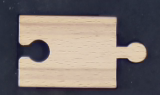
#> input picture straight_shape_2.png, 160 x 95 px
$ python 'Information Gather.py'
#> lines starting #> are read from the running program, lines starting #| are printed output that depends on the picture; after the words box and inside, x2 and y2 are one past the last pixel; in counts of white or black regions, pixels touching at a corner belong together
#> in DataGather, imgStraight is the input picture: shape (95, 160, 3); mean B, G, R 110.1, 112.6, 121
# -*- coding: utf-8 -*-
"""
Created on Wed Nov 18 10:01:46 2020

@author: RTodo
"""
import cv2 as cv
import numpy as np
from matplotlib import pyplot as plt

#Used for figures
ds=12

#Used for manual filterring
lower = np.array([0,0,195])
upper = np.array([26,70,255])

"""
FeatureExtraction: Extracts the features (area, perimeter, aspect ratio and match score) for all
contours sent
INPUTS: img_rgb: image, used for plotting on it
contour_filter: list of contours to consider
straightContour: contour of the model straight track for matching
OUTPUTS: area_list: list of contour areas
aspect_ratio_list: list of box aspect ratios
perimeter_list: list of contour perimeters
match_score_list: list of match scores
"""
# [63 lines left out: function FeatureExtraction, not called in this run]


"""
FilterContours: function to filter the required contours from all other contour appearing after the filtering
INPUTS: img_rgb: image used for plotting on it
contours: list of all contours found after filtering
hierarchy: Hierarchy of the found contours
OUTPUTS: contour_filter: list of all the needed contours
"""
# [16 lines left out: function FilterContours, not called in this run]

"""
Function to write the data into a txt file
"""
# [7 lines left out: function writeTXT, not called in this run]

"""
Function to get the straight contour from the model
"""
def straightShape(imgStraight):
    ksize=5
    img_rgb = cv.cvtColor(imgStraight, cv.COLOR_BGR2RGB)
    img_blur = cv.GaussianBlur(img_rgb,(ksize,ksize),0)
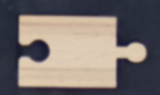
#> img_blur: shape (95, 160, 3); mean R, G, B 121, 112.6, 110.1
    img_hsv = cv.cvtColor(img_blur, cv.COLOR_RGB2HSV)
#> img_hsv: shape (95, 160, 3); mean H, S, V 71, 64.2, 129.9

    img_pro = cv.inRange(img_hsv, lower, upper)
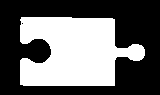
#> img_pro: shape (95, 160); 41.4% white; 1 white region
    contours,hierarchy = cv.findContours(img_pro,cv.RETR_TREE, cv.CHAIN_APPROX_SIMPLE)
#> contours = 2 contours, 1 with area under 20; largest, box (x1, y1, x2, y2) and area: (20, 17, 145, 86) 6084
    for i,contour in enumerate(contours):
        if hierarchy[0][i][3]==-1:
            return contour
#> this loop made 1 pass


"""
Main function
"""
def DataGather(isStraight, isLeft, isRight):
    imgStraight = cv.imread("straight_shape_2.png")
    #Get contour of the straight shape model
    straightContour = straightShape(imgStraight)
#> straightContour = contour of 74 points, box (x1, y1, x2, y2) (20, 17, 145, 86), area 6084
    #The range number shows how many pictures there are in the folder
    for i in range (5):
        #Blur ksize
        ksize=5
        #Reading and processing the image
        img=cv.imread("./images/straight/group5_correct/opencv_frame_"+str(i)+".png")
#> (the run stopped early here; a loop or call above may not have finished)

$ run again, with opencv_frame_1.png copied over straight_shape_2.png
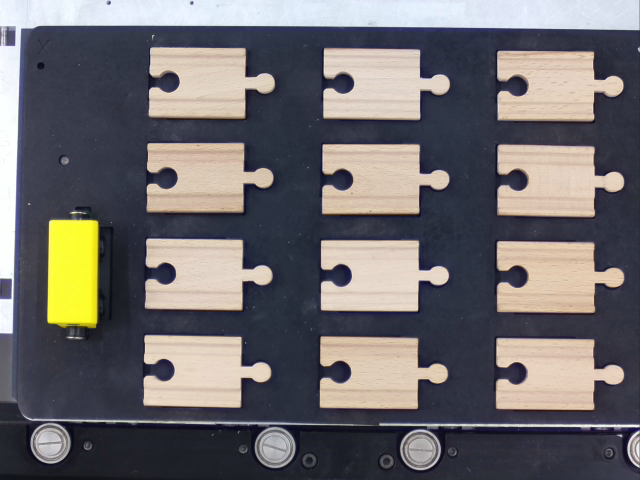
#> input picture opencv_frame_1.png, 640 x 480 px
#> in DataGather, imgStraight is the input picture: shape (480, 640, 3); mean B, G, R 109.6, 107.7, 111.2
#> in straightShape, `img_blur = cv.GaussianBlur(img_rgb,(ksize,ksize),0)`:
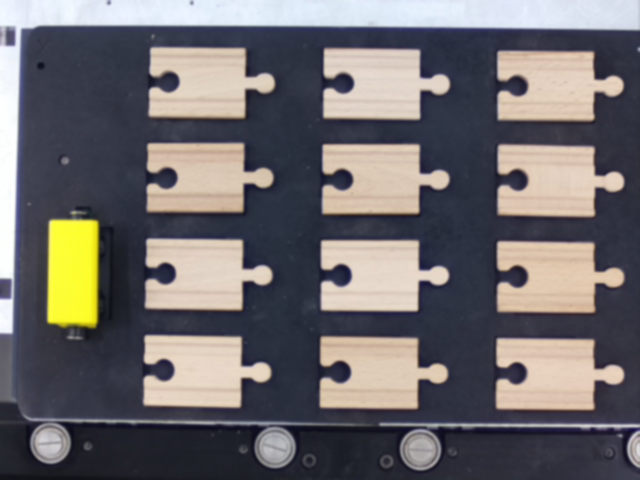
#> img_blur: shape (480, 640, 3); mean R, G, B 111.2, 107.7, 109.6
#> img_hsv: shape (480, 640, 3); mean H, S, V 87.2, 59.9, 122.9
#> in straightShape, `img_pro = cv.inRange(img_hsv, lower, upper)`:
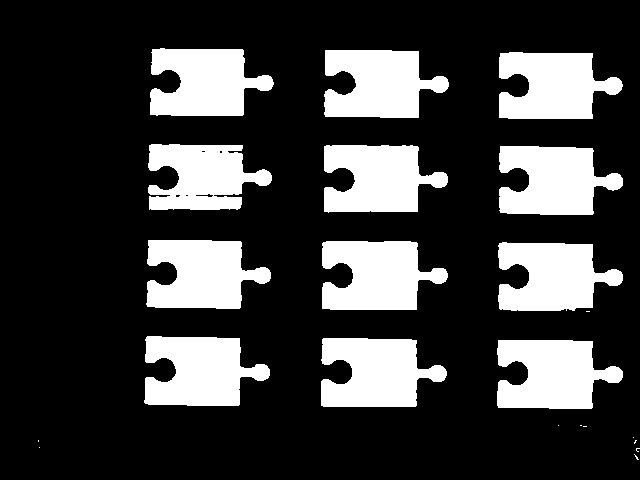
#> img_pro: shape (480, 640); 24.1% white; 22 white regions (10 under 20 px)
#> contours = 27 contours, 14 with area under 20; largest, box (x1, y1, x2, y2) and area: (497, 340, 623, 409) 6112, (322, 241, 448, 310) 6108, (321, 338, 447, 407) 6100, (144, 336, 270, 406) 6094, (146, 240, 271, 309) 5997
#> the loop in straightShape, `for i,contour in enumerate(contours):` made 1 pass
#> straightContour = contour of 9 points, box (x1, y1, x2, y2) (634, 454, 639, 460), area 4

$ run again, with straight_shape.png copied over straight_shape_2.png
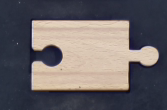
#> input picture straight_shape.png, 167 x 110 px
#> in DataGather, imgStraight is the input picture: shape (110, 167, 3); mean B, G, R 102, 99.4, 104.9
#> in straightShape, `img_blur = cv.GaussianBlur(img_rgb,(ksize,ksize),0)`:
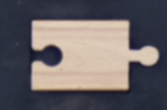
#> img_blur: shape (110, 167, 3); mean R, G, B 104.9, 99.4, 102
#> img_hsv: shape (110, 167, 3); mean H, S, V 77.2, 68, 116.5
#> in straightShape, `img_pro = cv.inRange(img_hsv, lower, upper)`:
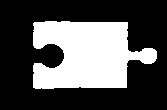
#> img_pro: shape (110, 167); 32.9% white; 1 white region
#> contours = 1 contour; box (x1, y1, x2, y2) and area: (33, 21, 157, 89) 5830
#> the loop in straightShape, `for i,contour in enumerate(contours):` made 1 pass
#> straightContour = contour of 116 points, box (x1, y1, x2, y2) (33, 21, 157, 89), area 5830

$ run again, with straight_track.png copied over straight_shape_2.png
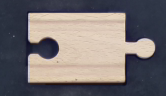
#> input picture straight_track.png, 166 x 96 px
#> in DataGather, imgStraight is the input picture: shape (96, 166, 3); mean B, G, R 112.1, 110.8, 116.8
#> in straightShape, `img_blur = cv.GaussianBlur(img_rgb,(ksize,ksize),0)`:
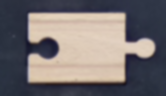
#> img_blur: shape (96, 166, 3); mean R, G, B 116.8, 110.8, 112.1
#> img_hsv: shape (96, 166, 3); mean H, S, V 72.4, 65.4, 128.1
#> in straightShape, `img_pro = cv.inRange(img_hsv, lower, upper)`:
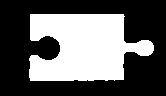
#> img_pro: shape (96, 166); 38.2% white; 1 white region
#> contours = 1 contour; box (x1, y1, x2, y2) and area: (29, 14, 154, 81) 5878
#> the loop in straightShape, `for i,contour in enumerate(contours):` made 1 pass
#> straightContour = contour of 97 points, box (x1, y1, x2, y2) (29, 14, 154, 81), area 5878
